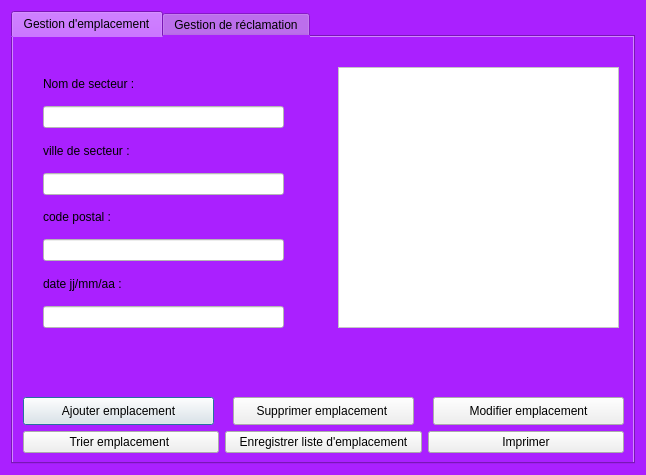
<?xml version="1.0" encoding="UTF-8"?>
<ui version="4.0">
 <class>Dialog_principale</class>
 <widget class="QDialog" name="Dialog_principale">
  <property name="geometry">
   <rect>
    <x>0</x>
    <y>0</y>
    <width>646</width>
    <height>475</height>
   </rect>
  </property>
  <property name="windowTitle">
   <string>Emplacement&amp;reclamation </string>
  </property>
  <property name="styleSheet">
   <string notr="true">background:rgb(170, 32, 255)
</string>
  </property>
  <layout class="QVBoxLayout" name="verticalLayout_3">
   <item>
    <widget class="QTabWidget" name="tabWidget">
     <property name="currentIndex">
      <number>0</number>
     </property>
     <widget class="QWidget" name="Emplacement">
      <attribute name="title">
       <string>Gestion d'emplacement</string>
      </attribute>
      <widget class="QPushButton" name="pushButton_ajouter_empl">
       <property name="geometry">
        <rect>
         <x>10</x>
         <y>360</y>
         <width>191</width>
         <height>28</height>
        </rect>
       </property>
       <property name="styleSheet">
        <string notr="true">
background:rgb(cf,cf,cf);
color:black;
</string>
       </property>
       <property name="text">
        <string>Ajouter emplacement</string>
       </property>
      </widget>
      <widget class="QPushButton" name="pushButton_supp_empl">
       <property name="geometry">
        <rect>
         <x>220</x>
         <y>360</y>
         <width>181</width>
         <height>28</height>
        </rect>
       </property>
       <property name="styleSheet">
        <string notr="true">
background:rgb(cf,cf,cf);
color:black;
</string>
       </property>
       <property name="text">
        <string>Supprimer emplacement </string>
       </property>
      </widget>
      <widget class="QTableView" name="tableView_emplacement">
       <property name="geometry">
        <rect>
         <x>325</x>
         <y>30</y>
         <width>281</width>
         <height>261</height>
        </rect>
       </property>
       <property name="styleSheet">
        <string notr="true">background:rgb(255, 255, 255)</string>
       </property>
      </widget>
      <widget class="QWidget" name="layoutWidget">
       <property name="geometry">
        <rect>
         <x>10</x>
         <y>390</y>
         <width>601</width>
         <height>30</height>
        </rect>
       </property>
       <layout class="QHBoxLayout" name="horizontalLayout">
        <item>
         <widget class="QPushButton" name="pushButton_trier_empl">
          <property name="styleSheet">
           <string notr="true">
background:rgb(cf,cf,cf);
color:black;
</string>
          </property>
          <property name="text">
           <string>Trier emplacement </string>
          </property>
         </widget>
        </item>
        <item>
         <widget class="QPushButton" name="pushButton_enregistrer_empl">
          <property name="styleSheet">
           <string notr="true">
background:rgb(cf,cf,cf);
color:black;
</string>
          </property>
          <property name="text">
           <string>Enregistrer liste d'emplacement</string>
          </property>
         </widget>
        </item>
        <item>
         <widget class="QPushButton" name="pushButton_imprimer_empl">
          <property name="styleSheet">
           <string notr="true">
background:rgb(cf,cf,cf);
color:black;
</string>
          </property>
          <property name="text">
           <string>Imprimer</string>
          </property>
         </widget>
        </item>
       </layout>
      </widget>
      <widget class="QWidget" name="layoutWidget">
       <property name="geometry">
        <rect>
         <x>30</x>
         <y>30</y>
         <width>241</width>
         <height>261</height>
        </rect>
       </property>
       <layout class="QVBoxLayout" name="verticalLayout">
        <item>
         <widget class="QLabel" name="label">
          <property name="styleSheet">
           <string notr="true"/>
          </property>
          <property name="text">
           <string>Nom de secteur :</string>
          </property>
         </widget>
        </item>
        <item>
         <widget class="QLineEdit" name="lineEdit_nom_secteur">
          <property name="styleSheet">
           <string notr="true">background:rgb(255, 255, 255)</string>
          </property>
         </widget>
        </item>
        <item>
         <widget class="QLabel" name="label_2">
          <property name="text">
           <string>ville de secteur :</string>
          </property>
         </widget>
        </item>
        <item>
         <widget class="QLineEdit" name="lineEdit_2_ville_secteur">
          <property name="styleSheet">
           <string notr="true">background:rgb(255, 255, 255)</string>
          </property>
         </widget>
        </item>
        <item>
         <widget class="QLabel" name="label_3">
          <property name="text">
           <string>code postal :</string>
          </property>
         </widget>
        </item>
        <item>
         <widget class="QLineEdit" name="lineEdit_3_code_postal">
          <property name="styleSheet">
           <string notr="true">background:rgb(255, 255, 255)</string>
          </property>
         </widget>
        </item>
        <item>
         <widget class="QLabel" name="label_4">
          <property name="text">
           <string>date jj/mm/aa :</string>
          </property>
         </widget>
        </item>
        <item>
         <widget class="QLineEdit" name="lineEdit_4_date_emplacement">
          <property name="styleSheet">
           <string notr="true">background:rgb(255, 255, 255)</string>
          </property>
         </widget>
        </item>
       </layout>
      </widget>
      <widget class="QPushButton" name="pushButton_modifier_empl">
       <property name="geometry">
        <rect>
         <x>420</x>
         <y>360</y>
         <width>191</width>
         <height>28</height>
        </rect>
       </property>
       <property name="styleSheet">
        <string notr="true">
background:rgb(cf,cf,cf);
color:black;
</string>
       </property>
       <property name="text">
        <string>Modifier emplacement</string>
       </property>
      </widget>
      <widget class="QLabel" name="label_9">
       <property name="geometry">
        <rect>
         <x>40</x>
         <y>300</y>
         <width>261</width>
         <height>51</height>
        </rect>
       </property>
       <property name="text">
        <string/>
       </property>
      </widget>
      <widget class="QLabel" name="label_10">
       <property name="geometry">
        <rect>
         <x>175</x>
         <y>295</y>
         <width>201</width>
         <height>61</height>
        </rect>
       </property>
       <property name="text">
        <string/>
       </property>
      </widget>
     </widget>
     <widget class="QWidget" name="Reclamation">
      <attribute name="title">
       <string>Gestion de réclamation</string>
      </attribute>
      <widget class="QTableView" name="tableView_reclamation">
       <property name="geometry">
        <rect>
         <x>330</x>
         <y>30</y>
         <width>281</width>
         <height>261</height>
        </rect>
       </property>
       <property name="styleSheet">
        <string notr="true">background:rgb(255, 255, 255)</string>
       </property>
      </widget>
      <widget class="QPushButton" name="pushButton_ajouter_reclamation">
       <property name="geometry">
        <rect>
         <x>20</x>
         <y>360</y>
         <width>161</width>
         <height>28</height>
        </rect>
       </property>
       <property name="styleSheet">
        <string notr="true">
background:rgb(cf,cf,cf);
color:black;
</string>
       </property>
       <property name="text">
        <string>Ajouter réclamation</string>
       </property>
      </widget>
      <widget class="QPushButton" name="pushButton_supp_reclamation">
       <property name="geometry">
        <rect>
         <x>190</x>
         <y>360</y>
         <width>231</width>
         <height>28</height>
        </rect>
       </property>
       <property name="styleSheet">
        <string notr="true">
background:rgb(cf,cf,cf);
color:black;
</string>
       </property>
       <property name="text">
        <string>Supprimer réclamation</string>
       </property>
      </widget>
      <widget class="QPushButton" name="pushButton_modifier_reclamation">
       <property name="geometry">
        <rect>
         <x>430</x>
         <y>360</y>
         <width>151</width>
         <height>28</height>
        </rect>
       </property>
       <property name="styleSheet">
        <string notr="true">
background:rgb(cf,cf,cf);
color:black;
</string>
       </property>
       <property name="text">
        <string>Modifier réclamation</string>
       </property>
      </widget>
      <widget class="QPushButton" name="pushButton_imprimer_reclamation">
       <property name="geometry">
        <rect>
         <x>430</x>
         <y>390</y>
         <width>151</width>
         <height>28</height>
        </rect>
       </property>
       <property name="styleSheet">
        <string notr="true">
background:rgb(cf,cf,cf);
color:black;
</string>
       </property>
       <property name="text">
        <string>Imprimer</string>
       </property>
      </widget>
      <widget class="QPushButton" name="pushButton_trier_reclamation">
       <property name="geometry">
        <rect>
         <x>20</x>
         <y>390</y>
         <width>161</width>
         <height>28</height>
        </rect>
       </property>
       <property name="styleSheet">
        <string notr="true">
background:rgb(cf,cf,cf);
color:black;
</string>
       </property>
       <property name="text">
        <string>Trier réclamation</string>
       </property>
      </widget>
      <widget class="QPushButton" name="pushButton_enregistrer_reclamation">
       <property name="geometry">
        <rect>
         <x>190</x>
         <y>390</y>
         <width>231</width>
         <height>28</height>
        </rect>
       </property>
       <property name="styleSheet">
        <string notr="true">
background:rgb(cf,cf,cf);
color:black;
</string>
       </property>
       <property name="text">
        <string>enregistrer liste de réclamation </string>
       </property>
      </widget>
      <widget class="QWidget" name="layoutWidget">
       <property name="geometry">
        <rect>
         <x>30</x>
         <y>30</y>
         <width>251</width>
         <height>261</height>
        </rect>
       </property>
       <layout class="QVBoxLayout" name="verticalLayout_2">
        <item>
         <widget class="QLabel" name="label_5">
          <property name="text">
           <string>Code de réclamation :</string>
          </property>
         </widget>
        </item>
        <item>
         <widget class="QLineEdit" name="lineEdit_code_reclamation">
          <property name="styleSheet">
           <string notr="true">background:rgb(255, 255, 255)</string>
          </property>
         </widget>
        </item>
        <item>
         <widget class="QLabel" name="label_6">
          <property name="text">
           <string>Sujet de réclamation :</string>
          </property>
         </widget>
        </item>
        <item>
         <widget class="QLineEdit" name="lineEdit_sujet_reclamation">
          <property name="styleSheet">
           <string notr="true">background:rgb(255, 255, 255)</string>
          </property>
         </widget>
        </item>
        <item>
         <widget class="QLabel" name="label_7">
          <property name="text">
           <string>Commentaire de réclamation :</string>
          </property>
         </widget>
        </item>
        <item>
         <widget class="QLineEdit" name="lineEdit_commentaire_reclamation">
          <property name="styleSheet">
           <string notr="true">background:rgb(255, 255, 255)</string>
          </property>
         </widget>
        </item>
        <item>
         <widget class="QLabel" name="label_8">
          <property name="text">
           <string>Date jj/mm/aa :</string>
          </property>
         </widget>
        </item>
        <item>
         <widget class="QLineEdit" name="lineEdit_date_reclamation">
          <property name="styleSheet">
           <string notr="true">background:rgb(255, 255, 255)</string>
          </property>
         </widget>
        </item>
       </layout>
      </widget>
      <widget class="QLabel" name="label_11">
       <property name="geometry">
        <rect>
         <x>30</x>
         <y>300</y>
         <width>191</width>
         <height>51</height>
        </rect>
       </property>
       <property name="text">
        <string/>
       </property>
      </widget>
      <widget class="QLabel" name="label_12">
       <property name="geometry">
        <rect>
         <x>145</x>
         <y>305</y>
         <width>181</width>
         <height>41</height>
        </rect>
       </property>
       <property name="text">
        <string/>
       </property>
      </widget>
     </widget>
    </widget>
   </item>
  </layout>
 </widget>
 <resources/>
 <connections/>
</ui>
